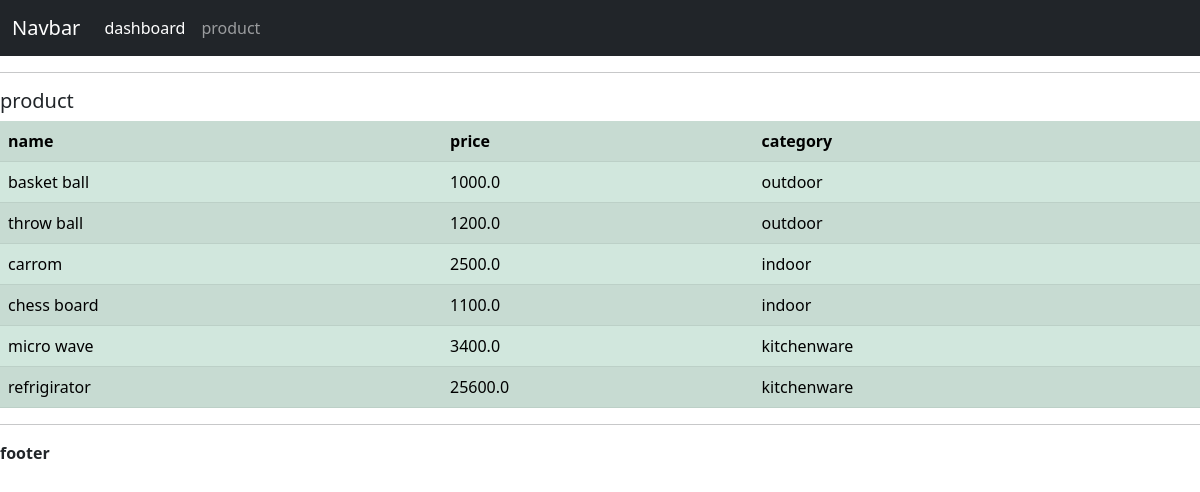
Screenshot of /cop/pro with the database file from the repository.
### cop/models.py (models this page shows, shortened)
class product(models.Model):
    cat=(('indoor','indoor'),('outdoor','outdoor'),('kitchenware','kicthenware'))
    name=models.CharField(max_length=200,null=True)
    price=models.FloatField(null=True)
    decsription=models.CharField(max_length=200,null=True)
    category=models.CharField(max_length=200,null=True,choices=cat)
    date_created=models.DateTimeField(auto_now_add=True,null=True)
    tags=models.ManyToManyField(tag)

### cop/views.py (the view)
# urls.py: path('pro',views.product1,name='pr'),
def product1(request):
    p=product.objects.all()
    return render(request,'cop/product.html',{'p':p})

### cop/template/cop/product.html
{%extends 'cop/main.html'%}
{%block content%}
<div class="">
  <h5>product</h5>
  <table class="table table-success table-striped">
    <tr>
      <th>name</th>
      <th>price</th>
      <th>category</th>
    </tr>
    {%for i in p%}
    <tr>
      <td>{{i.name}}</td>
      <td>{{i.price}}</td>
      <td>{{i.category}}</td>
    </tr>
    {%endfor%}
  </table>
</div>
{%endblock%}

### rows the page displays
product: name "basket ball", price "1000.0", category "outdoor"
product: name "throw ball", price "1200.0", category "outdoor"
product: name "carrom", price "2500.0", category "indoor"
product: name "chess board", price "1100.0", category "indoor"
product: name "micro wave", price "3400.0", category "kitchenware"
product: name "refrigirator", price "25600.0", category "kitchenware"
